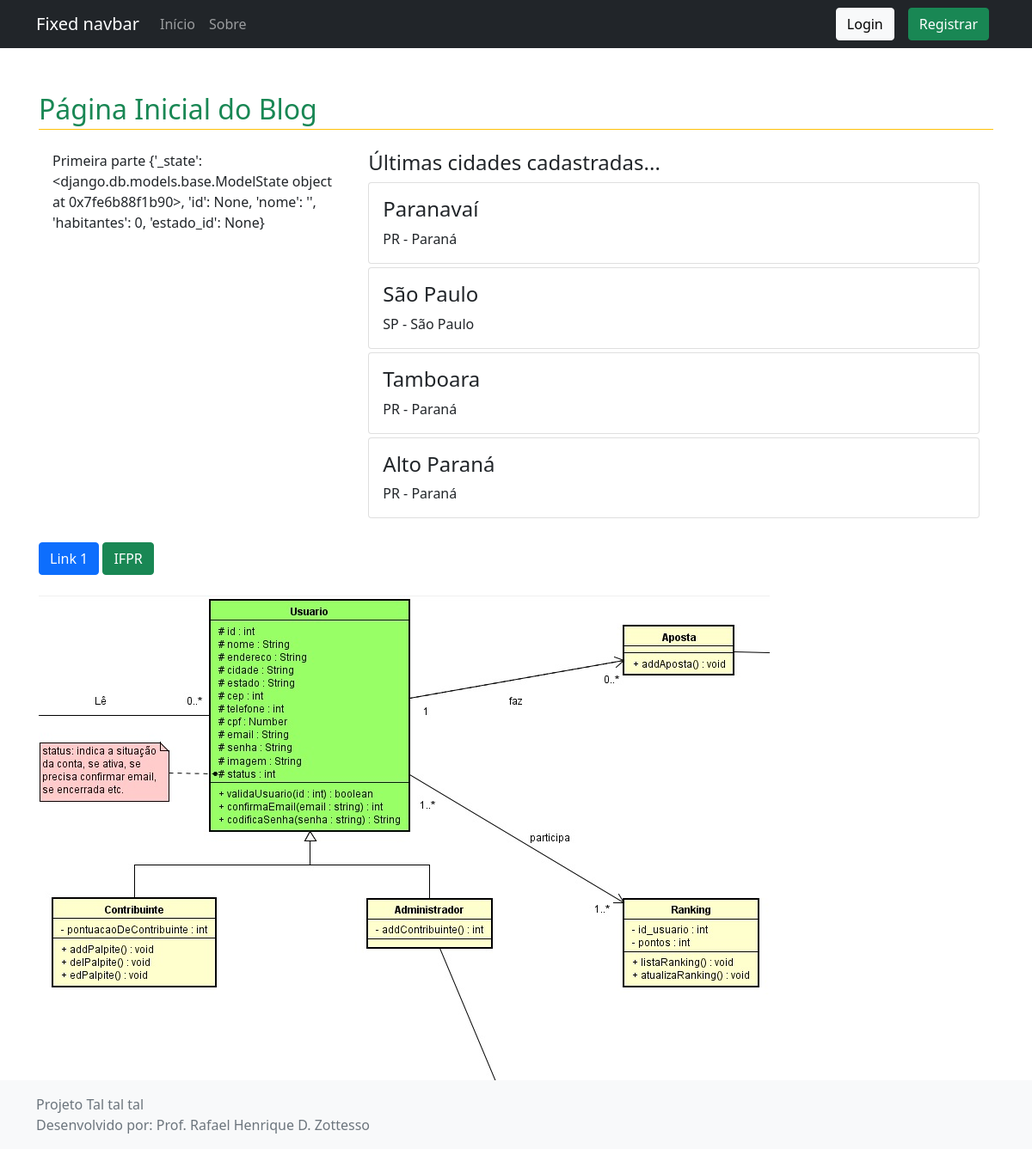
/home/, run on the app's committed database.
### cadastros/models.py (models this page shows, shortened)
class Cidade(models.Model):
    nome = models.CharField(max_length=50, verbose_name="Nome da cidade", )
    habitantes = models.IntegerField(null=True, blank=True, default=0, help_text="Se você não sabe, informe zero.")
    estado = models.ForeignKey(Estado, on_delete=models.PROTECT)

class Estado(models.Model):
    sigla = models.CharField(max_length=2, unique=True)
    nome = models.CharField(max_length=50)
    def __str__(self):
        return self.sigla + ' - ' + self.nome

### paginas/views.py (the view)
# urls.py: path('home/', PaginaInicial.as_view(), name='index'),
class PaginaInicial(TemplateView):
    template_name = 'paginas/index.html'
    def get_context_data(self, **kwargs):
        context = super().get_context_data(**kwargs)
        context['cidades'] = Cidade.objects.all()
        cidade = Cidade()
        context['atributos'] = cidade.__dict__
        return context

### paginas/templates/paginas/index.html (shortened to what this page needs)
{% extends 'paginas/modelo.html' %}
{% load static %}
{% block conteudo %}
        <h2 class="text-success border-bottom border-warning pb-1 mt-4">
            Página Inicial do Blog
        </h2>
        <div class="row p-3 mb-2">
            <div class="col-4">
                Primeira parte
                {{atributos}}
            </div>
            <div class="col-8">
                <h4>Últimas cidades cadastradas...</h4>
                {% for c in cidades %}
                <div class="card text-left my-1">
                  <div class="card-body">
                    <h4 class="card-title">{{ c.nome }}</h4>
                    <p class="card-text">{{ c.estado }}</p>
                  </div>
                </div>
                {% empty %}
                <p>Nenhum registro encontrado...</p>
                {% endfor %}
            </div>
        </div>
        <a href="#" class="btn btn-primary">Link 1</a>
        <a href="#" class="btn btn-success">IFPR</a>
        <br><br>
        <img src="{% static 'imagens/dc.jpg' %}" alt="" class="img-fluid">
{% endblock %}

### data on the page
Cidade: nome "Paranavaí", estado "PR - Paraná"
Cidade: nome "São Paulo", estado "SP - São Paulo"
Cidade: nome "Tamboara", estado "PR - Paraná"
Cidade: nome "Alto Paraná", estado "PR - Paraná"

### other printed values
{{ atributos }} "{'_state': <django.db.models.base.ModelState object at 0x7fe6b88f1b90>, 'id': None, 'nome': '', 'habitantes': 0, 'estado_id': None}"
